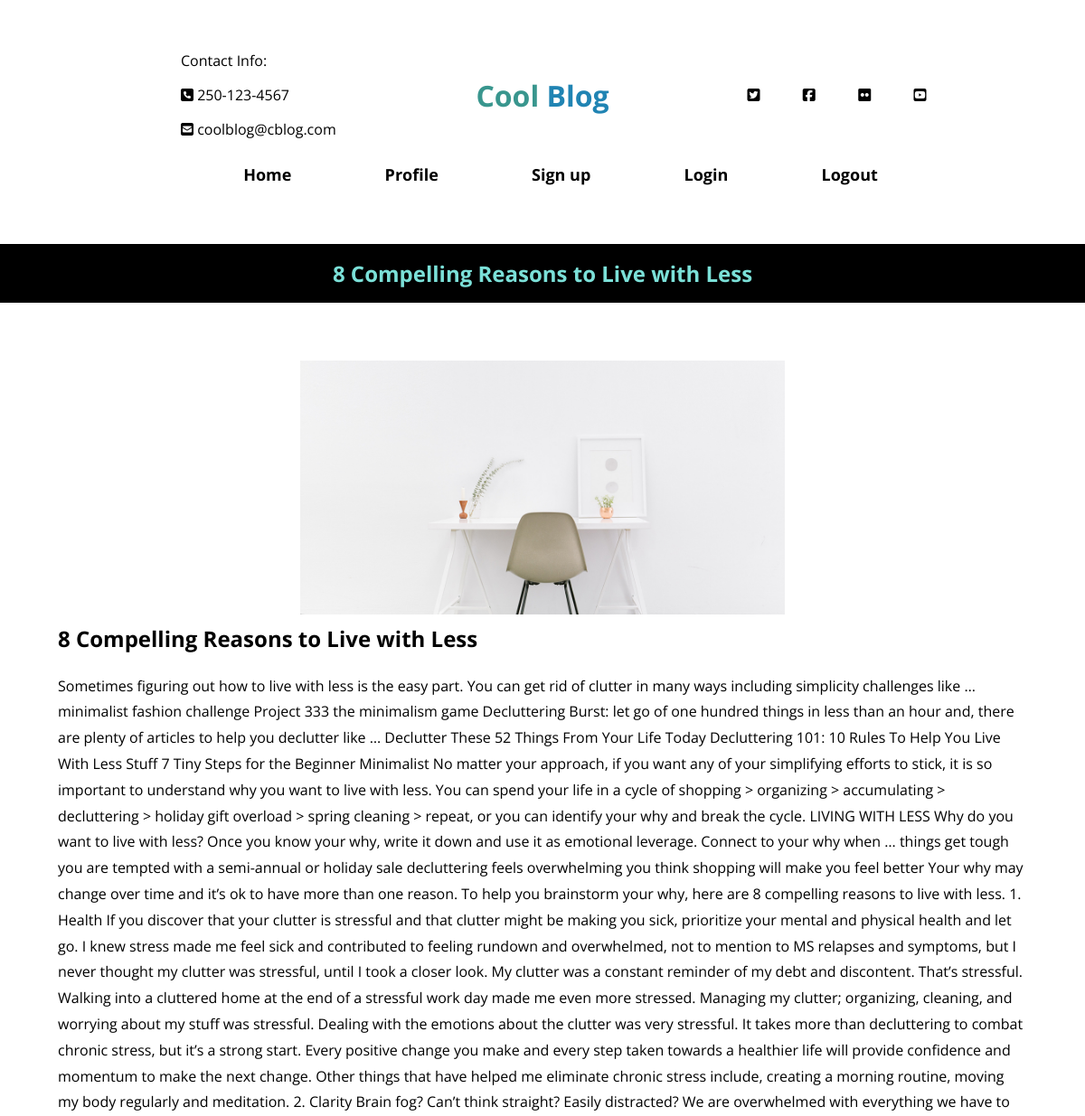
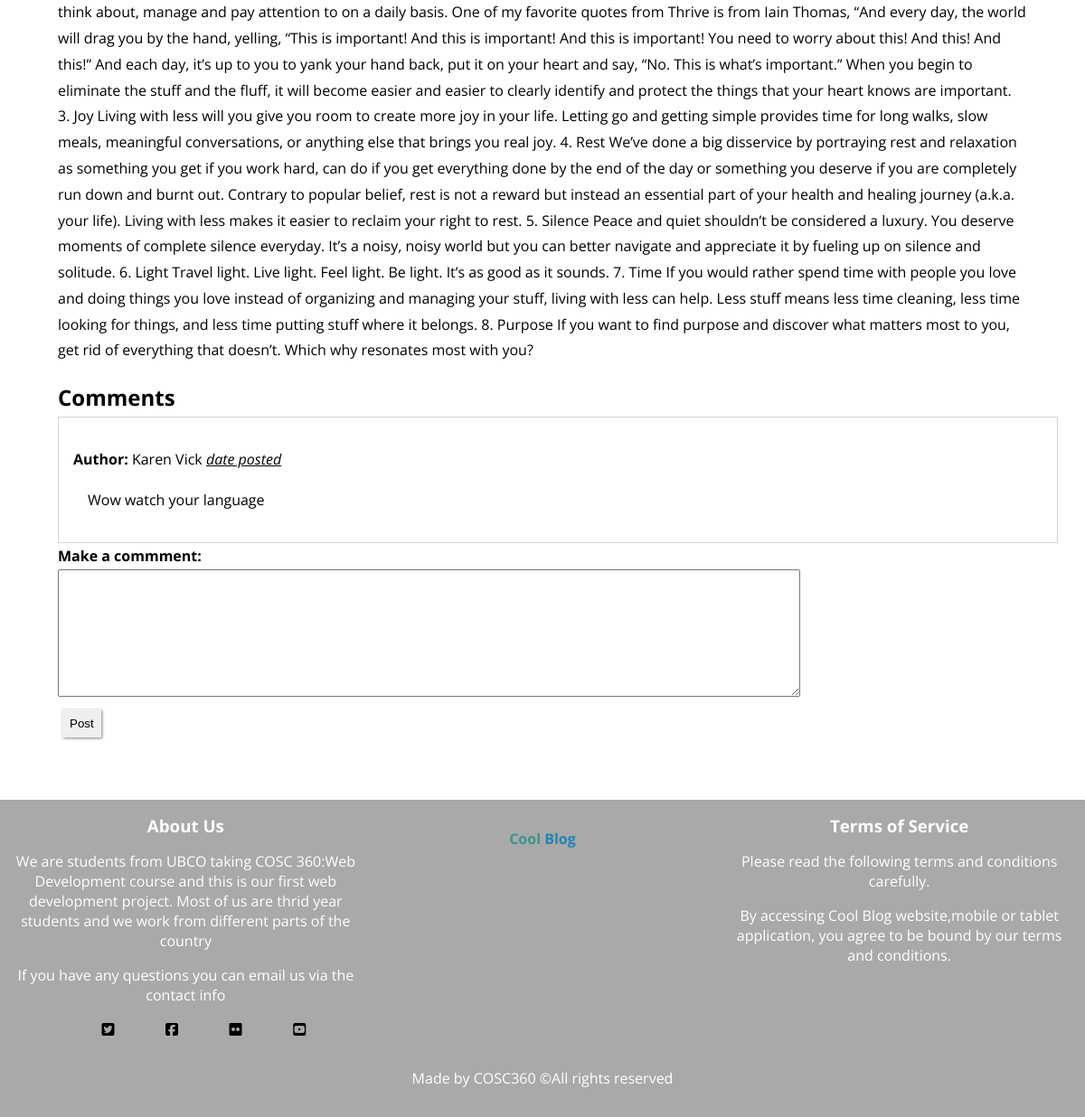
The page /PHP/blogpost.php?temp=8 Compelling Reasons to Live with Less on the database its author committed (2 pictures, top to bottom).
### tables this page shows
CREATE TABLE `blogs` (
    `username` varchar(255) NOT NULL,
    `title` varchar(255) NOT NULL,
    `category` varchar(255) NOT NULL,
    `picture` varchar(255),
    `content` text NOT NULL,
    `comments` varchar(255)
);

### PHP/blogpost.php (the view, shortened to what this page needs)
<!DOCTYPE html>
<html>
<?php
$host = "localhost";
$database = "cosc360_project";
$user = "webuser";
$password = "P@ssw0rd";
$connection = mysqli_connect($host, $user, $password, $database);
$error = mysqli_connect_error();
$title = null;
$content = null;
$img= null;
$passed= $_SESSION["title"];
if($error != null){
    $output = "<p>Unable to connect to database!</p>";
    exit($output);
}
else
{
    $sql = "SELECT * FROM blogs WHERE title='$passed';";
    $results = mysqli_query($connection, $sql);
    if(mysqli_num_rows($results)!=0){
        while ($row = mysqli_fetch_assoc($results)) {
            $title= $row['title'];
            $content= $row['content'];
            $img= $row['picture'];
        }
    }
    else {
    }
}
?>
<head>
    <link rel="stylesheet" href="../css/main.css"/>
</head>
<body>
<header>
    <div class="container">
        <div class="flexbox align-items-center justify-content-between">
            <div class="contact-info">
                <ul class="justify-content-evenly">
                    <li><p>Contact Info:</p></li>
                    <li><a><i class="fas fa-phone-square"></i> 250-123-4567</a></li>
                    <li><a><i class="fas fa-envelope-square"></i> coolblog@cblog.com</a></li>
                </ul>
            </div>
            <div class="page-name">
                <a class="title" href="../Main.php">Cool<span> Blog</span></a>
            </div>
            <div class="sns">
                <ul class="flexbox justify-content-evenly">
                    <li><a><i class="fab fa-twitter-square"></i></a></li>
                    <li><a><i class="fab fa-facebook-square"></i></a></li>
                    <li><a><i class="fab fa-flickr"></i></a></li>
                    <li><a><i class="fab fa-youtube-square"></i></a></li>
                </ul>
            </div>
        </div>
        <nav>
            <ul class="flexbox justify-content-center justify-content-evenly">
                <li class="nav-title"><a href="../Main.php">Home</a></li>
                <li class="nav-title"><a href="profile.php">Profile</a></li>
                <li class="nav-title"><a href="../html/sign-up.html">Sign up</a></li>
                <li class="nav-title" id="login-btn" style="cursor: pointer;">Login</li>
                <li class="nav-title"><a href="../PHP/logout.php">Logout</a></li>
            </ul>
        </nav>
    </div>
</header>
<section class="blog-banner text-align-center bgBlack colorPrimary">
    <h1><?php echo $title ?></h1>
</section>
<section class="blog-detail">
    <div class="img-container text-align-center">
    <img class="img-detail" alt="img-alt" src="<?php echo $img ?>">
    </div>
    <div class="blog-text">
        <h2><?php echo $title ?></h2>
        <p> <?php echo $content ?></p>
    </div>
    <div class="blog-text">
        <h2>Comments</h2>
        <div class="comments-container">
            <div class="comment"><p><b>Author: </b>Karen Vick <time><i><u>date posted</u></i></time></p>
                <p class="padding-comment">Wow watch your language</p>
            </div>
        </div>
    </div>
    <div class="blog-text">
        <form method="post" action="#">
            <Label><b>Make a commment:</b></Label><br>
            <textarea rows="9" cols="100%"></textarea><br>
            <input class="button" type="submit" value="Post">
        </form>
    </div>
</section>
<footer class="bgDark colorWhite" style="margin:0">
    <div class="containeasdsadar" style="margin:0;">
        <div class="g-3-col">
            <div class="about-us text-align-center">
                <h3>About Us</h3>
                <p>We are students from UBCO taking COSC 360:Web Development course and this is our first web development project. Most of us are thrid year students and we work from different parts of the country</p>
                <p>If you have any questions you can email us via the contact info</p>
                <div class="sns">
                    <ul class="flexbox justify-content-evenly">
                        <li><a><i class="fab fa-twitter-square"></i></a></li>
                        <li><a><i class="fab fa-facebook-square"></i></a></li>
                        <li><a><i class="fab fa-flickr"></i></a></li>
                        <li><a><i class="fab fa-youtube-square"></i></a></li>
                    </ul>
                </div>
            </div>
            <div class="tags text-align-center">
            <div class="title-container">
                    <a class="title" href="Main.php">Cool<span> Blog</span></a>
                </div>
            </div>
            <div class="tos text-align-center">
                <h3>Terms of Service</h3>
                <p>Please read the following terms and conditions carefully.</p>
                <p>By accessing Cool Blog website,mobile or tablet application, you agree to be bound by our terms and conditions.</p>
            </div>
        </div>
        <div class="copyright text-align-center">
            <p>Made by COSC360 &copy;All rights reserved</p>
        </div>
    </div>
</footer>
</body>
</html>

### css/main.css (style rules this page uses)
.button { outline:none; box-shadow: 1px 1px 3px grey; border:0; padding:8px; width:fit-content; height: fit-content; }
body { font-family: 'Open Sans', sans-serif; margin:0; }
.bgBlack { background-color: black; }
.bgDark { background-color: darkgray; }
.colorPrimary { color: rgb(123, 224, 216); }
.colorWhite { color:white }
input { padding:5px; height: 20px; margin:5px; }
.container { margin: 0 2%; padding: 2% 10%; }
a { text-decoration: none; color:black; }
ul { list-style: none; }
.flexbox { display:flex; }
.g-3-col { display:grid; grid-template-columns: 1fr 1fr 1fr; grid-column-gap: 1em; }
nav { width: 100%; background-color: white; position: -webkit-sticky; position: sticky; top:0; padding: 0; }
nav ul { height: 60px; padding: 1em auto; margin:auto; vertical-align: middle; }
nav ul li { display: flex; align-items: center; padding-bottom: 15px; }
h1,h2,h3,h4 { margin:0; }
.text-align-center { text-align: center; }
.justify-content-center { justify-content: center; }
.align-items-center { align-items: center; }
.justify-content-between { justify-content: space-between; }
.justify-content-evenly { justify-content: space-evenly; }
.nav-title { font-size: large; font-weight: bold; }
header li { margin: 1em; }
header { padding: 1em 0; }
.title { font-size: 2.0em; font-weight: bold; color: rgb(57, 150, 142); }
.title > span { color: rgb(32, 132, 179); font-weight: none; }
header .contact-info { width:33%; }
header .sns { width:33%; }
header nav { padding: 0; }
h1 { text-align: center; }
.blog-detail { margin:1em; padding:3em; }
.blog-text { line-height: 1.8; font-family: 'Open Sans', sans-serif; }
.padding-comment { padding-left:1em; }
.comments-container { border:1px solid lightgrey; height: fit-content; width: 100%; padding:1em; }
.img-detail { width: 50%; height:5%; object-fit:cover; }
.blog-banner { padding:1em; }
footer { padding: 1em; left:0; bottom:0; }
footer .title { font-size: 1em; font-weight: bold; color: rgb(57, 150, 142); }
footer .title > span { color: rgb(32, 132, 179); font-weight: none; }
.title-container { margin-top: 1em; }

### rows shown on the page
blogs: title "8 Compelling Reasons to Live with Less", picture (picture), content "Sometimes figuring out how to live with less is the easy part. You can get rid of clutter in many ways including simplicity challenges like … minimalist fashion challenge Project 333 the minimalism game Decluttering Burst: let go of one hundred things in less than an hour and, there are plenty of articles to help you declutter like … Declutter These 52 Things From Your Life Today Decluttering 101: 10 Rules To Help You Live With Less Stuff 7 Tiny Steps for the Beginner Minimalist No matter your approach, if you want any of your simplifying efforts to stick, it is so important to understand why you want to live with less. You can spend your life in a cycle of shopping > organizing >…"
